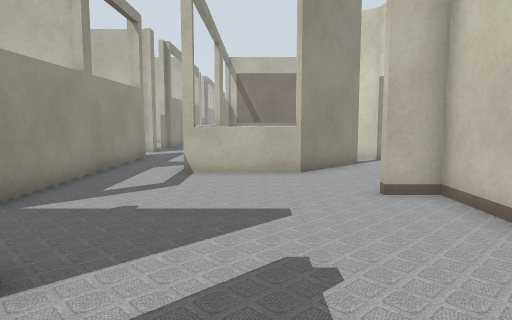
View 1 (above)

24 first-person views from a walk through a robot-simulator world made for Gazebo. The camera is 0.72 m above the floor, tilts 6° down and sees 70° across. The lines on the ground mark 1 m squares. The floor is counted in squares, 0.5 m on a side. Each view is taken from the middle of a square. On the plan, view 1 faces up. The plan holds only what a view shows up to about 16 squares ahead; the rest is blank. The place goes on beyond the plan. Some surface patterns are stand-ins.

View 2
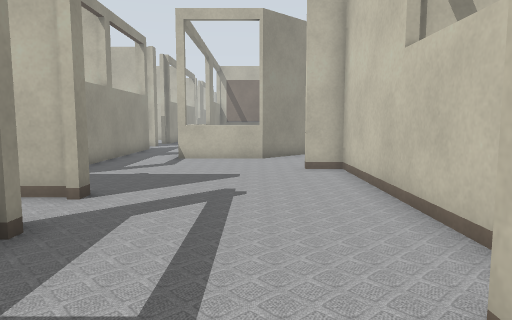

View 3
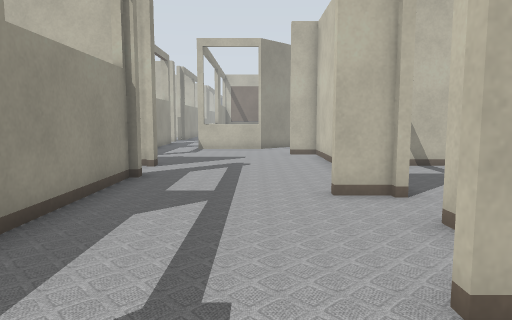

View 4
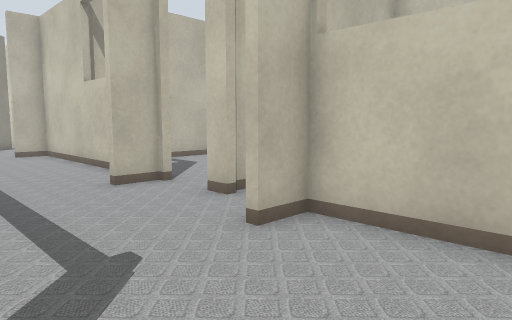

View 5
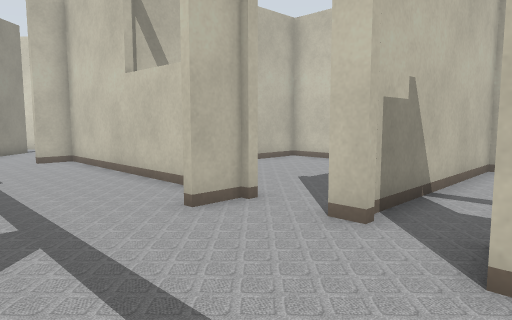

View 6
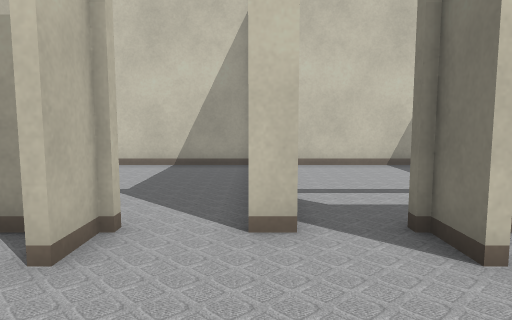

View 7
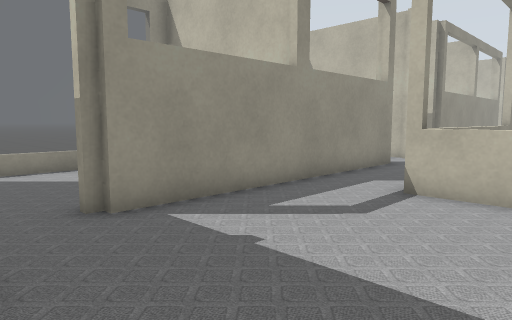

View 8
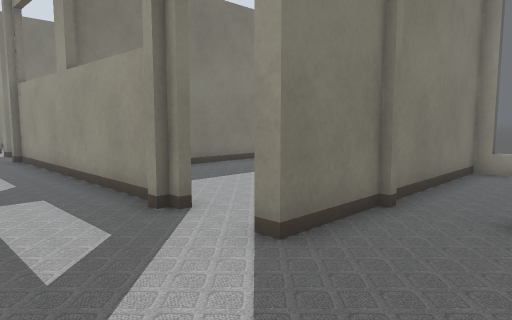

View 9
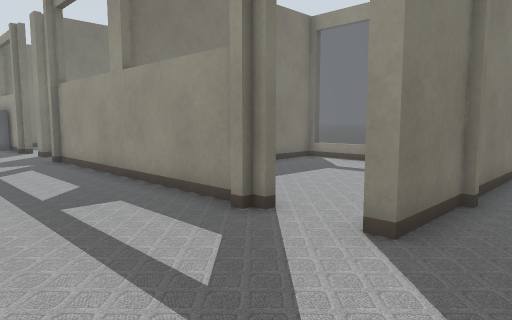

View 10
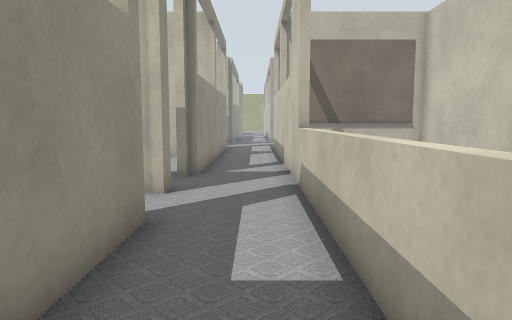

View 11
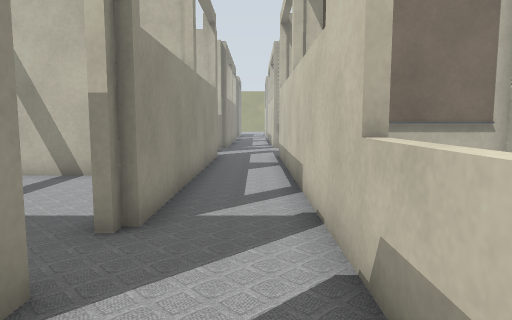

View 12
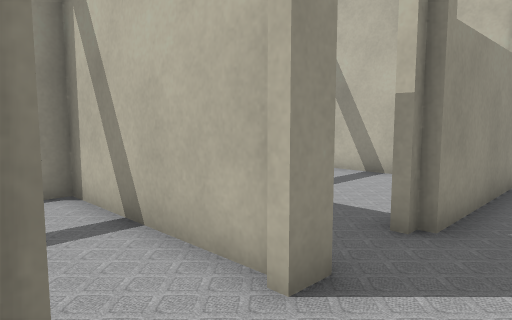

View 13
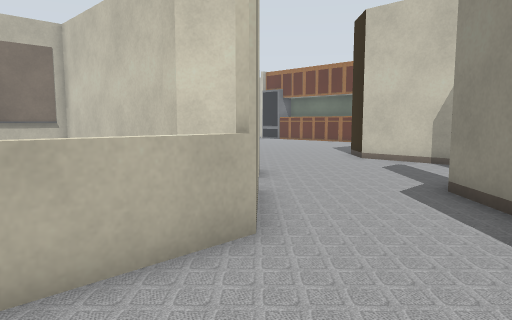

View 14
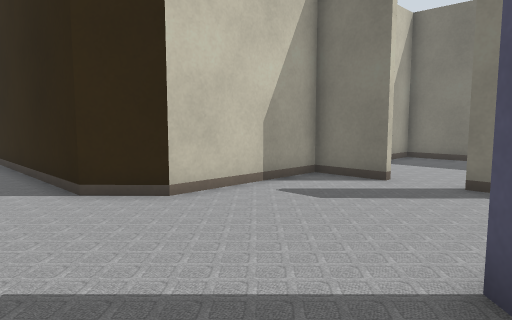

View 15
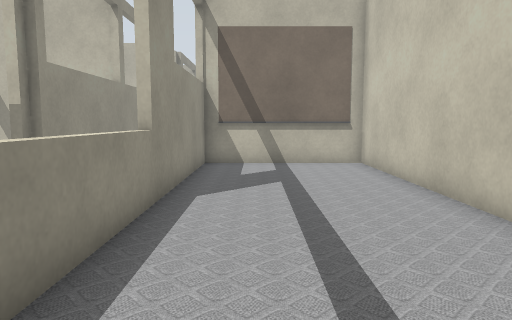

View 16
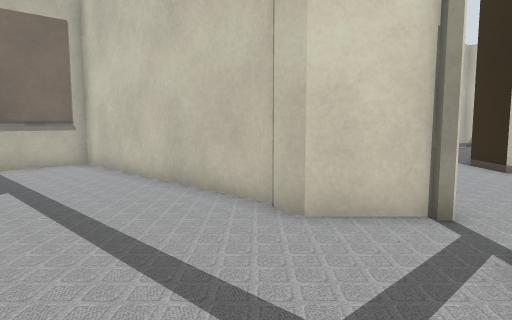

View 17
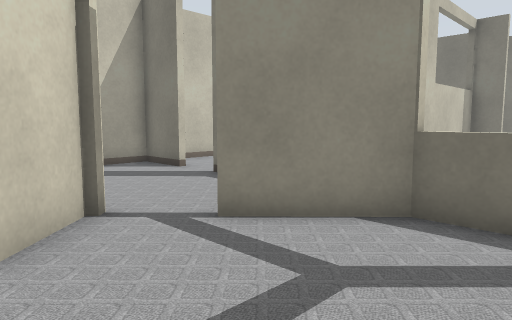

View 18
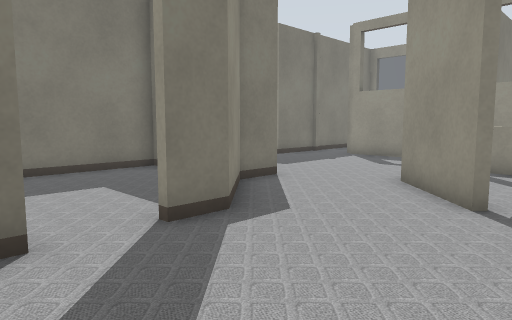

View 19
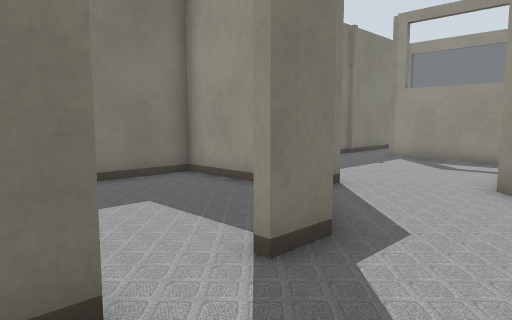

View 20
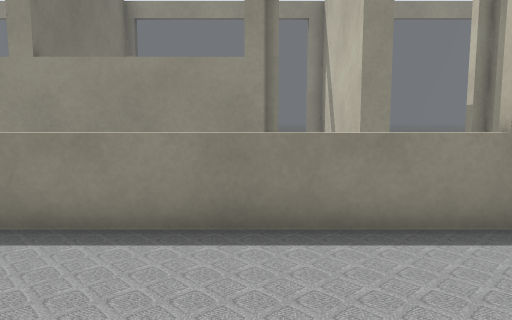

View 21
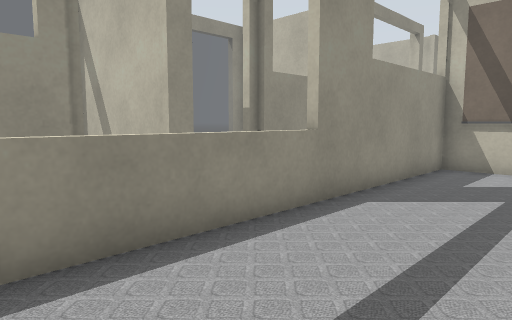

View 22
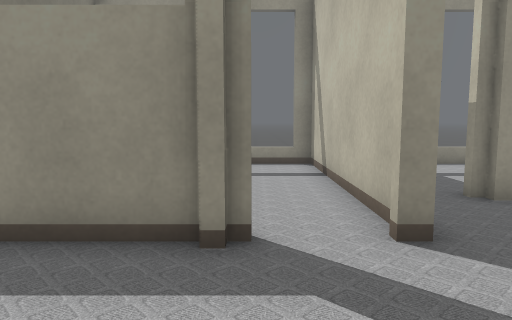

View 23
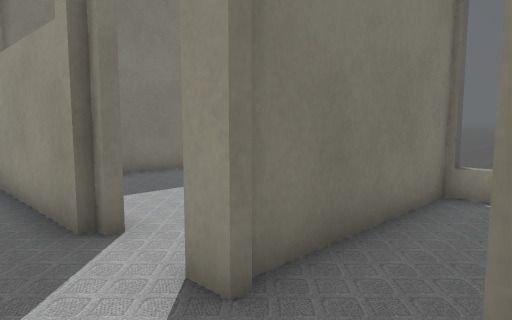

View 24
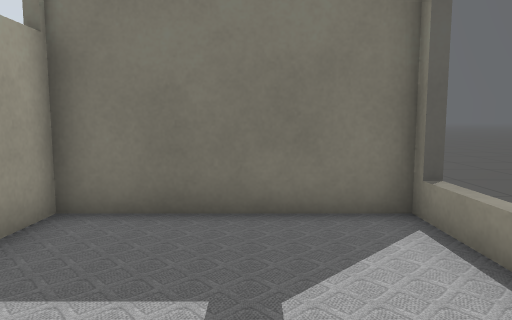

### Floor plan
Points are (right, up) in squares from view 1. A wall is a line through its corners. A room is listed if a view was taken in it or the views show most of it. See-through windows are left out.
Room 1 (views 1, 2, 3, 4, 5, 6, 7, 8, 9, 10, 11, 12, 13, 22)
walls: (-2.5, 2.9) (-3.5, 2.9); (-2, 0.8) (-2, 0.2); (-2.3, 0.4) (-2.3, -9.1); (-4.9, 3.1) (-2.3, 3.1) (-2.3, 2.6); (2.5, 7.3) (4, 7.3); (2.5, -1.7) (4, -1.7); (-4.8, 5.5) (-4.8, 5); (3.7, -1.8) (3.7, 7.1) (2.5, 7.1); (3.8, -2) (2.5, -2); (1.9, 10.9) (1.2, 10.3) (-2.1, 10.3); (-2, 11.2) (-2, 18.4); (3.7, -4.6) (3.7, -3.9); (2.5, -6.3) (3.8, -6.3); (4, -6.5) (2.5, -6.5); (3.7, -9.2) (3.7, -6.5); (-4.6, 15.2) (-4.6, 5.2); (-4.8, 17.9) (-4.8, 17.1)
ways out: opening at (3, 9.5) to room 3; opening at (-3.5, 17.5) to room 4; opening at (-5, 16) to room 5; opening at (4, -3) to room 6; opening at (-3, 2) to room 7; opening at (-5, 4.5)
Room 2 (views 14, 18, 19)
walls: (5.5, 14.9) (5.8, 14.5); (9, 9.5) (11.1, 9.5) (11.1, 14.2) (12.4, 15.5) (19.6, 15.5); (5.5, 8.8) (6.2, 9.5) (7.4, 9.5)
ways out: opening at (5, 11.5) to room 3; opening at (8.5, 9) to room 8
Room 3 (views 15, 16, 17, 20, 21)
walls: (3.7, 16.1) (3.7, 24.7) (-2.1, 24.7); (4.8, 13.9) (3.4, 15.3) (3.4, 16); (3.5, 12.4) (1.9, 10.9); (-0.1, 10.4) (1, 10.4) (3.3, 12.6); (-1.8, 24.8) (-1.8, 10.2); (4, 7.3) (5.5, 8.8)
ways out: opening at (3, 9.5) to room 1; opening at (5, 11.5) to room 2
Room 4 (view 23)
walls: (-4.8, 20) (-4.8, 19.5); (-4.6, 30.2) (-4.6, 19.9); (-2, 18.4) (-2, 30.2)
ways out: opening at (-3.5, 17.5) to room 1; opening at (-5, 19) to room 9
Room 5 (view 24)
walls: (-10.5, 12.6) (-10.5, 10.4) (-4.5, 10.4); (-5.1, 17.4) (-10.5, 17.4); (-4.9, 10.2) (-4.9, 11.6)
ways out: opening at (-5, 16) to room 1
Room 6 (no view inside)
walls: (11.1, -3.9) (11.1, 3.1); (11.2, 2.9) (3.9, 2.9)
ways out: opening at (4, -3) to room 1
Room 7 (no view inside)
walls: (-10.5, -1.6) (-10.5, -4.3) (-2.5, -4.3); (-3.5, 2.9) (-10.5, 2.9); (-10.5, 3.1) (-10.5, 0.9)
ways out: opening at (-3, 2) to room 1
Room 8 (no view inside)
walls: (11.1, 6.4) (11.1, 7.9); (3.9, 5.9) (3.9, 3.1) (11.2, 3.1); (11.1, 3.1) (11.1, 4.6)
ways out: opening at (8.5, 9) to room 2
Room 9 (no view inside)
walls: (-4.5, 24.7) (-9.4, 24.7); (-10.9, 17.7) (-5.2, 17.7)
ways out: opening at (-5, 19) to room 4

Positions as (right, up) in squares from view 1, and headings:
1: (0, 0), facing up
2: (1, -4), facing up
3: (1, -9), facing up
4: (-1, -10), facing up-right
5: (-1, -7), facing up-right
6: (-1, -4), facing right
7: (1, 3), facing up-left
8: (1, 6), facing down-left
9: (2, 5), facing down-left
10: (-3, 10), facing up
11: (-3, 15), facing up
12: (-3, 15), facing up-left
13: (-2, 7), facing up-right
14: (5, 18), facing down-right
15: (0, 12), facing up
16: (-1, 12), facing up-right
17: (-1, 16), facing down-right
18: (10, 14), facing down-left
19: (10, 12), facing down-left
20: (3, 15), facing left
21: (2, 13), facing up-left
22: (2, 1), facing left
23: (-3, 20), facing down-left
24: (-8, 16), facing down
